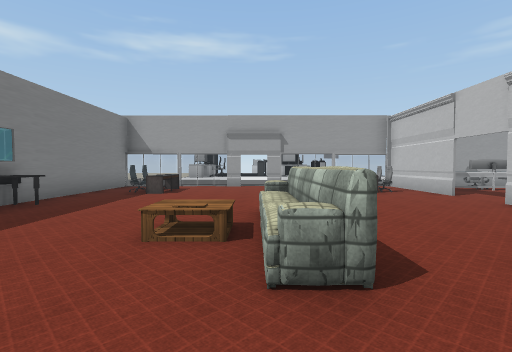
View 1 (above)

16 first-person views from a walk through a 3-D level made in the Unity game engine. The camera is 1.5 m above the floor, tilts 2° down and sees 85° across. The floor is counted in squares, 2 m on a side. Each view is taken from the middle of a square. On the plan, view 1 faces up. The plan holds only what a view shows up to about 10 squares ahead; the rest is blank. The player character is not drawn. Some surface patterns are stand-ins.

View 2
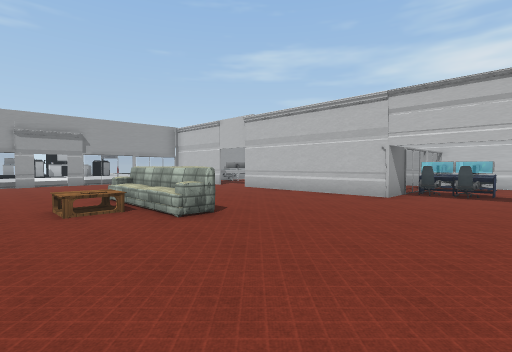

View 3
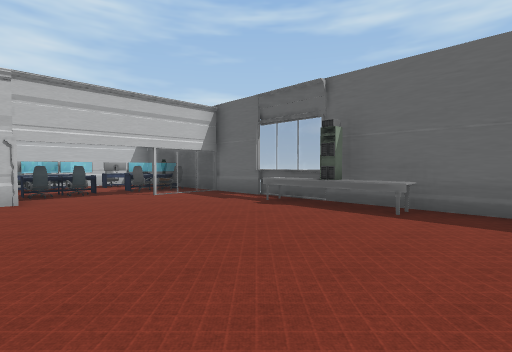

View 4
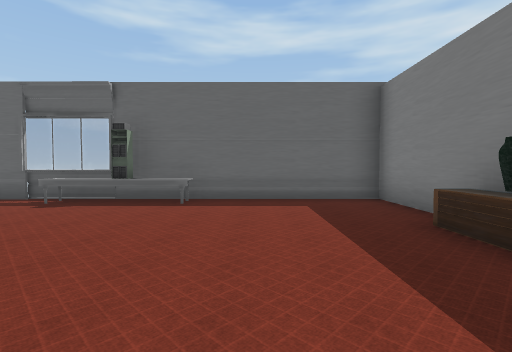

View 5
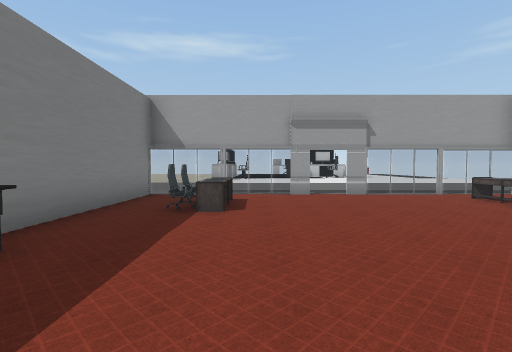

View 6
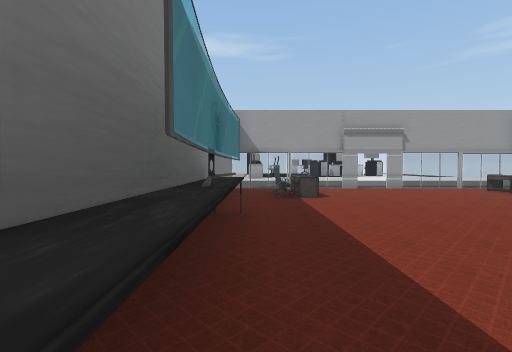

View 7
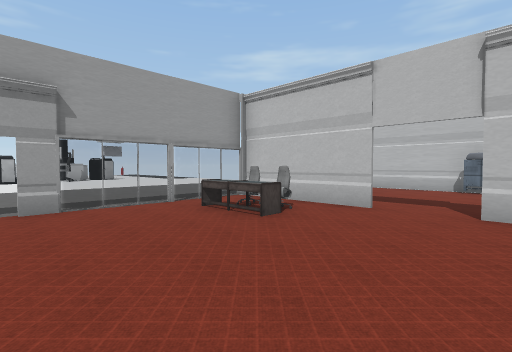

View 8
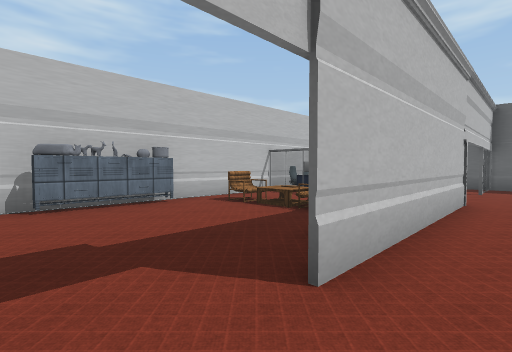

View 9
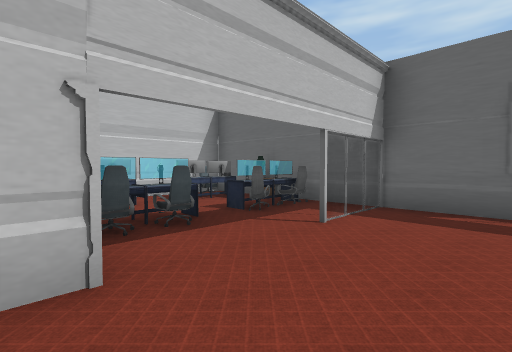

View 10
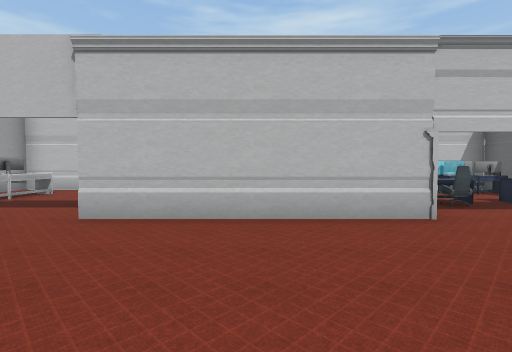

View 11
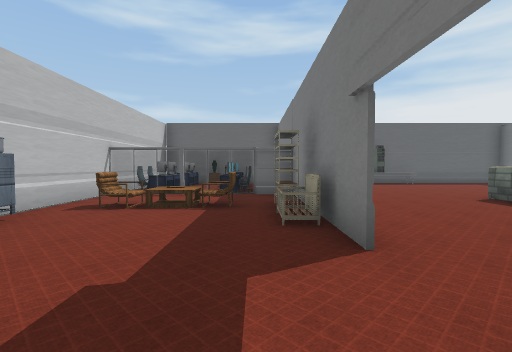

View 12
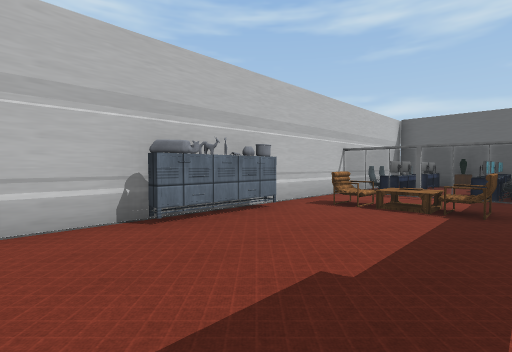

View 13
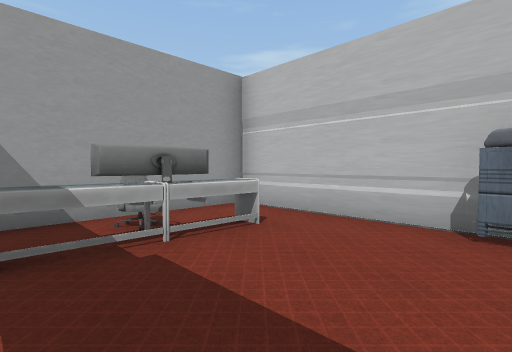

View 14
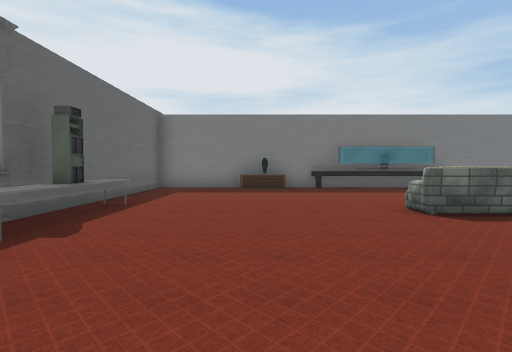

View 15
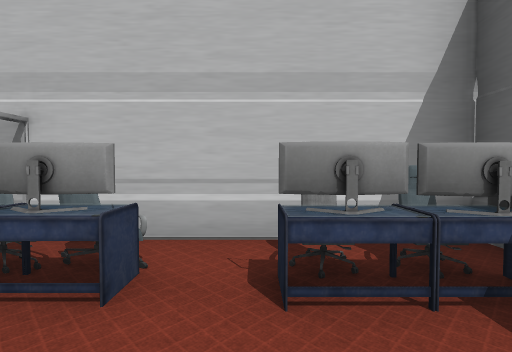

View 16
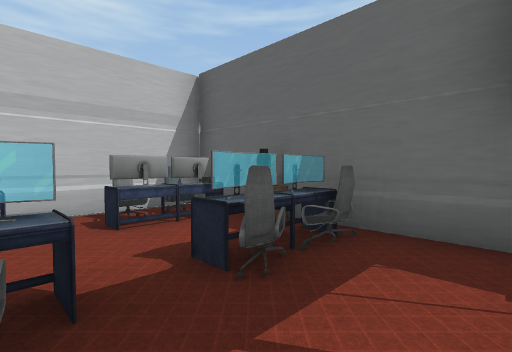

### Floor plan
Key: @ floor where view 1 was taken; # wall or solid block; . floor; = window, fence, low wall or low ledge; ^ raised ledge; O other object.
Columns run from 5 left of view 1 to 10 right of it. Each row starts with its distance up from view 1.
 17       ..
 16       ...
 15       ....
 14      ......
 13   ..........
 12   ..........
 11 ...=.......
 10 #==.=.====##O###
  9 #.O.....OO#OOO.#
  8 #.O.....OO#....#
  7 #..............#
  6 #..............#
  5 #.....#...#....#
  4 #....^....#....#
  3 #...OO....#.OO.#
  2 #....^....#....#
  1 #.........##..O#
  0 #....@.....OO=O#
 -1 =O.........OO.O#
 -2 #..........O..O#
 -3 #.........=.OOO#
 -4 #....OOO..=OOOO#
 -5 ############

Where each view was taken, in squares from view 1:
view 1: 0 up, 0 right, facing up
view 2: 2 down, 2 left, facing up-right
view 3: 1 up, 2 left, facing down-right
view 4: 2 up, 2 left, facing down
view 5: 3 up, 2 left, facing up
view 6: 1 up, 4 left, facing up
view 7: 5 up, 0 right, facing up-right
view 8: 7 up, 4 right, facing down-right
view 9: 1 up, 3 right, facing down-right
view 10: 3 up, 1 right, facing right
view 11: 8 up, 6 right, facing down
view 12: 8 up, 6 right, facing down-right
view 13: 6 up, 6 right, facing up-right
view 14: 1 down, 5 right, facing left
view 15: 2 down, 7 right, facing right
view 16: 1 down, 5 right, facing down-right
